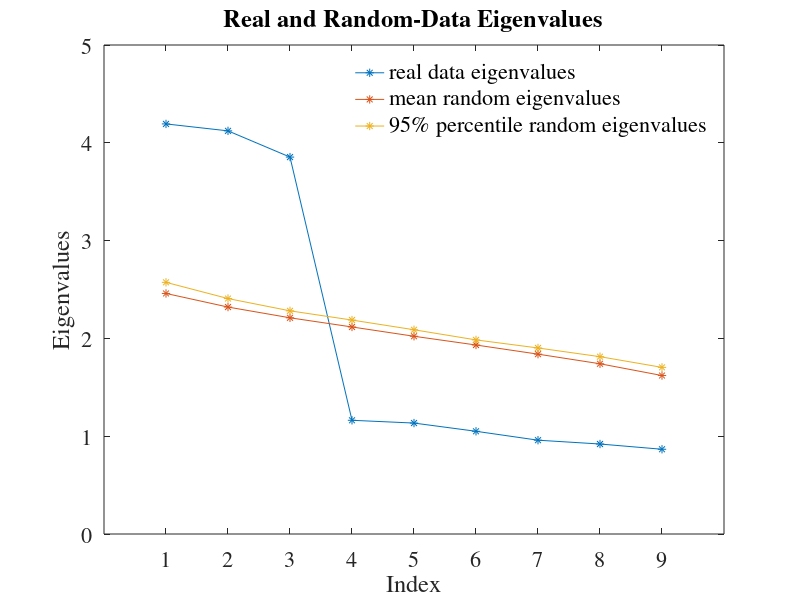

MATLAB code to generate this figure:
clear; tic;

% Parallel Analysis Program For Principal Component Analysis
%   with random normal data simulation or Data Permutations.

%  This program conducts parallel analyses on data files in which
%  the rows of the data matrix are cases/individuals and the
%  columns are variables; There can be no missing values;

%  You must also specify:
%   -- ndatsets: the # of parallel data sets for the analyses;
%   -- percent: the desired percentile of the distribution of random
%      data eigenvalues [percent];
%   -- randtype: whether (1) normally distributed random data generation 
%      or (2) permutations of the raw data set are to be used in the
%      parallel analyses (default=[2]);

%  WARNING: Permutations of the raw data set are time consuming;
%  Each parallel data set is based on column-wise random shufflings
%  of the values in the raw data matrix using Castellan's (1992, 
%  BRMIC, 24, 72-77) algorithm; The distributions of the original 
%  raw variables are exactly preserved in the shuffled versions used
%  in the parallel analyses; Permutations of the raw data set are
%  thus highly accurate and most relevant, especially in cases where
%  the raw data are not normally distributed or when they do not meet
%  the assumption of multivariate normality (see Longman & Holden,
%  1992, BRMIC, 24, 493, for a Fortran version); If you would
%  like to go this route, it is perhaps best to (1) first run a 
%  normally distributed random data generation parallel analysis to
%  familiarize yourself with the program and to get a ballpark
%  reference point for the number of factors/components;
%  (2) then run a permutations of the raw data parallel analysis
%  using a small number of datasets (e.g., 10), just to see how long
%  the program takes to run; then (3) run a permutations of the raw
%  data parallel analysis using the number of parallel data sets that
%  you would like use for your final analyses; 1000 datasets are 
%  usually sufficient, although more datasets should be used
%  if there are close calls.


% The "load" command can be used to read a raw data file
% The raw data matrix must be named "raw"
% e.g.
% 	load snp452-data.mat  %S&P500 data: 1258 daily price of 452 stocks
%   raw=diff(log(X),1);

%  These next commands generate artificial raw data 
%  (500 cases) that can be used for a trial-run of
%  the program, instead of using your own raw data; 
%  Just run this whole file; However, make sure to
%  delete these commands before attempting to run your own data.

% Start of artificial data commands.
com = randn(500,3);
raw = randn(500,9);
raw(:,1:3) = raw(:,1:3) + [ com(:,1) com(:,1) com(:,1) ];
raw(:,4:6) = raw(:,4:6) + [ com(:,2) com(:,2) com(:,2) ];
raw(:,7:9) = raw(:,7:9) + [ com(:,3) com(:,3) com(:,3) ];
% End of artificial data commands.


ndatsets  = 100  ; % Enter the desired number of parallel data sets here

percent   = 95  ; % Enter the desired percentile here

% Specify the desired kind of parellel analysis, where:
% 1 = principal components analysis
kind = 1 ;

% Enter either
%  1 for normally distributed random data generation parallel analysis, or
%  2 for permutations of the raw data set (more time consuming).
randtype = 2 ;

%the next command can be used to set the state of the random # generator
randn('state',1953125)

%%%%%%%%%%%%%%% End of user specifications %%%%%%%%%%%%%%%


[ncases,nvars] = size(raw);

evals = []; % random eigenvalues initialization
% principal components analysis & random normal data generation
if (randtype == 1)
    realeval = flipud(sort(eig(corrcoef(raw))));    % better use corrcoef
for nds = 1:ndatsets; evals(:,nds) = eig(corrcoef(randn(ncases,nvars)));end
end

% principal components analysis & raw data permutation
if (randtype == 2)
    %realeval = flipud(sort(eig(corrcoef(raw))));    % either cov/corrcoef
    realeval = flipud(sort(eig(cov(raw))));
for nds = 1:ndatsets; 
x = raw;
for lupec = 2:nvars;
    % Here we use randperm in matlabl
    x(:,lupec) = x(randperm(ncases),lupec);
    % Below is column-wise random shufflings
    %  of the values in the raw data matrix using Castellan's (1992, 
    %  BRMIC, 24, 72-77) algorithm;
    %
    %for luper = 1:(ncases -1);
    %k = fix( (ncases - luper + 1) * rand(1) + 1 )  + luper - 1;
    %d = x(luper,lupec);
    %x(luper,lupec) = x(k,lupec);
    %x(k,lupec) = d;end;end;
end
    %evals(:,nds) = eig(corrcoef(x));   % either cov/corrcoef
    evals(:,nds) = eig(cov(x));
end;end

evals = flipud(sort(evals,1));
means = (mean(evals,2));   % mean eigenvalues for each position.
evals = sort(evals,2);     % sorting the eigenvalues for each position.
percentiles = (evals(:,round((percent*ndatsets)/100)));  % percentiles.
pvals = sum(evals>(realeval*ones(1,ndatsets)),2)/ndatsets; % p-values of observed random eigenvalues greater than real eigenvalues

format short
disp([' ']);disp(['PARALLEL ANALYSIS ']); disp([' '])
if (randtype == 1);
disp(['Principal Components Analysis & Random Normal Data Generation' ]);disp([' ']);end
if (randtype == 2);
disp(['Principal Components Analysis & Raw Data Permutation' ]);disp([' ']);end
disp(['Variables  = ' num2str(nvars) ]);
disp(['Cases      = ' num2str(ncases) ]);
disp(['Datsets    = ' num2str(ndatsets) ]);
disp(['Percentile = ' num2str(percent) ]); disp([' '])
disp(['Raw Data Eigenvalues, & Mean & Percentile Random Data Eigenvalues']);disp([' '])
disp(['      Root   Raw Data   P-values    Means   Percentiles' ])
disp([(1:nvars).'  realeval  pvals means  percentiles]);


plot ( (1:nvars).',[realeval means  percentiles],'-*')
xlabel('Index'); ylabel('Eigenvalues'); title ('Real and Random-Data Eigenvalues')
set(get(gca,'YLabel'),'Rotation',90.0) % for the rotation of the YLabel
set(gca,'XTick', 1:nvars)
set(gca,'FontName','Times', 'FontSize',16, 'fontweight', 'normal' );
legend('real data eigenvalues','mean random eigenvalues',sprintf('%d%% percentile random eigenvalues',percent)); legend boxoff; 
textobj = findobj('type', 'text'); set(textobj, 'fontunits', 'points'); 
set(textobj,'FontName','Times', 'fontsize', 16); set(textobj, 'fontweight', 'normal');



disp(['time for this problem = ', num2str(toc) ]); disp([' '])


 

